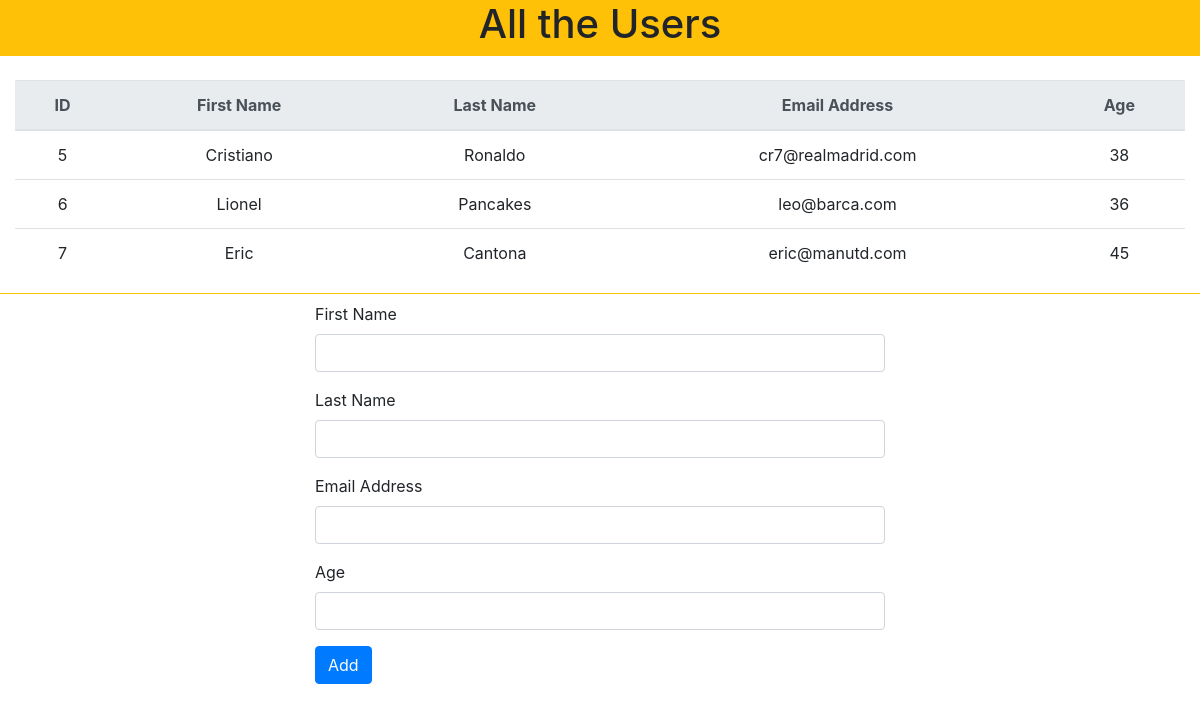
The page / on the database its author committed.
### orm_app/models.py (models this page shows, shortened)
class User(models.Model):
    first_name = models.CharField(max_length=255)
    last_name = models.CharField(max_length=255)
    email_address = models.CharField(max_length=255)
    age = models.IntegerField()
    created_at = models.DateTimeField(auto_now_add=True)
    updated_at = models.DateTimeField(auto_now=True)

### orm_app/views.py (the view)
# urls.py: path('', views.index),
def index(request):
    context = {
        "all_users": User.objects.all()
    }
    return render(request, 'index.html', context)

### orm_app/templates/index.html (shortened to what this page needs)
<!DOCTYPE html>
<html lang="en">
<head>
<link rel="stylesheet" href="https://cdnjs.cloudflare.com/ajax/libs/twitter-bootstrap/4.5.3/css/bootstrap.min.css">
<link rel="stylesheet" href="https://cdnjs.cloudflare.com/ajax/libs/font-awesome/5.15.1/css/all.min.css">
</head>
<body>
    <div class="container-fluid">
        <div class="row">
            <div class="col bg-warning text-center">
                <h1>All the Users</h1>
            </div>
        </div>
        <div class="row">
            <div class="col mt-4 text-center">
                <table class="table">
                    <tr>
                        <thead class="thead-light">
                            <th scope="col">ID</th>
                            <th scope="col">First Name</th>
                            <th scope="col">Last Name</th>
                            <th scope="col">Email Address</th>
                            <th scope="col">Age</th>
                        </thead>
                    </tr>
                    {% for u in all_users %}
                    <tr>
                        <td>{{ u.id }} </td>
                        <td>{{ u.first_name }}</td>
                        <td>{{ u.last_name }}</td>
                        <td>{{ u.email_address }}</td>
                        <td>{{ u.age }}</td>
                    </tr>
                        {% endfor %}
                </table>
            </div>
        </div>
        <div class="row border-top border-warning justify-content-center">
            <div class="col-6 pt-2">
                <form action="/formAdd" method="POST">
                    <div class="form-group">
                        <label for="firstName">First Name</label>
                        <input name="firstName" type="text" class="form-control" id="firstName" placeholder="">
                    </div>
                    <div class="form-group">
                        <label for="lastName">Last Name</label>
                        <input name="lastName" type="text" class="form-control" id="lastName" placeholder="">
                    </div>
                    <div class="form-group">
                        <label for="emailAddress">Email Address</label>
                        <input name="email" type="email" class="form-control" id="lastName" placeholder="">
                    </div>
                    <div class="form-group">
                        <label for="age">Age</label>
                        <input name="age" type="text" class="form-control" id="age" placeholder="">
                    </div>
                    <button type="submit" class="btn btn-primary">Add</button>
                </form>
            </div>
        </div>
    </div>
</body>
</html>

### rows shown on the page
User: id "5", first_name "Cristiano", last_name "Ronaldo", email_address "cr7@realmadrid.com", age "38"
User: id "6", first_name "Lionel", last_name "Pancakes", email_address "leo@barca.com", age "36"
User: id "7", first_name "Eric", last_name "Cantona", email_address "eric@manutd.com", age "45"
